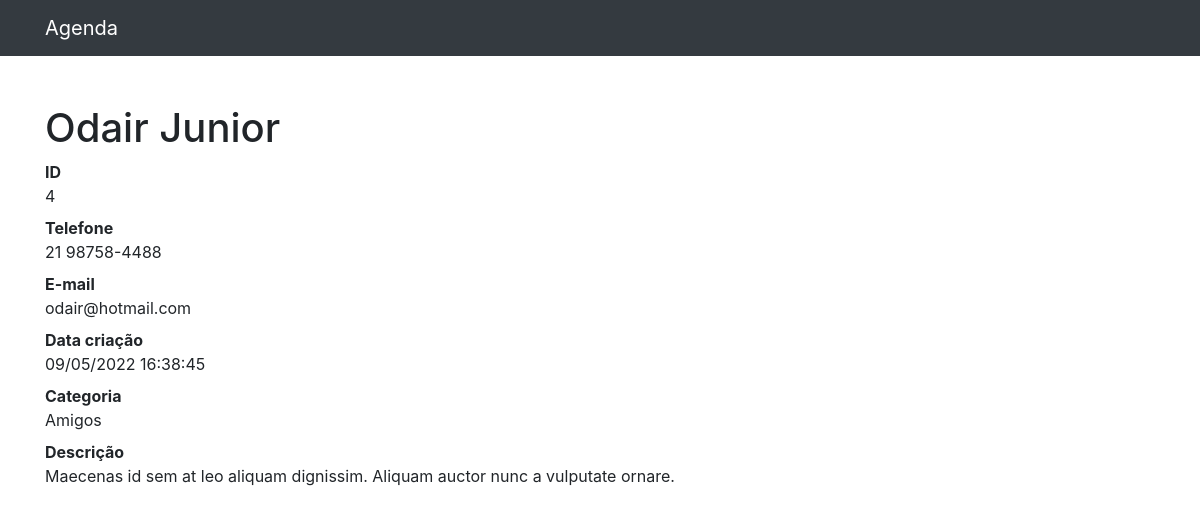
/4, run on the app's committed database.
### contatos/models.py (models this page shows, shortened)
class Contato(models.Model):
    nome = models.CharField(max_length=255)
    sobrenome = models.CharField(max_length=255, blank=True)
    telefone = models.CharField(max_length=255)
    email = models.CharField(max_length=255, blank=True)
    data_criacao = models.DateTimeField(default=timezone.now)
    descricao = models.TextField(blank=True)
    categoria = models.ForeignKey(Categoria, on_delete=models.DO_NOTHING)
    mostrar = models.BooleanField(default=True)

class Categoria(models.Model):
    nome = models.CharField(max_length=255)
    def __str__(self):
        return self.nome

### contatos/views.py (the view)
# urls.py: path('<int:contato_id>', views.ver_contato, name='ver_contato'),
def ver_contato(request, contato_id):
    contato = get_object_or_404(Contato, id=contato_id)
    return render(request, 'contatos/ver_contato.html', {
        'contato': contato
    })

### contatos/templates/contatos/ver_contato.html
{% extends 'base.html' %}
{%block conteudo%}
<h1 class="mt-5">{{ contato.nome }} {{ contato.sobrenome }}</h1>
<dl>
  <dt>ID</dt>
  <dd>{{ contato.id }}</dd>
  <dt>Telefone</dt>
  <dd>{{ contato.telefone }}</dd>
  <dt>E-mail</dt>
  <dd>{{ contato.email }}</dd>
  <dt>Data criação</dt>
  <dd>{{ contato.data_criacao|date:'d/m/Y H:i:s' }}</dd>
  <dt>Categoria</dt>
  <dd>{{ contato.categoria }}</dd>
  <dt>Descrição</dt>
  <dd>{{ contato.descricao }}</dd>
</dl>
{%endblock%}

### data on the page
Contato: nome "Odair", sobrenome "Junior", id "4", telefone "21 98758-4488", email "odair@hotmail.com", data_criacao "09/05/2022 16:38:45", categoria "Amigos", descricao "Maecenas id sem at leo aliquam dignissim. Aliquam auctor nunc a vulputate ornare."
